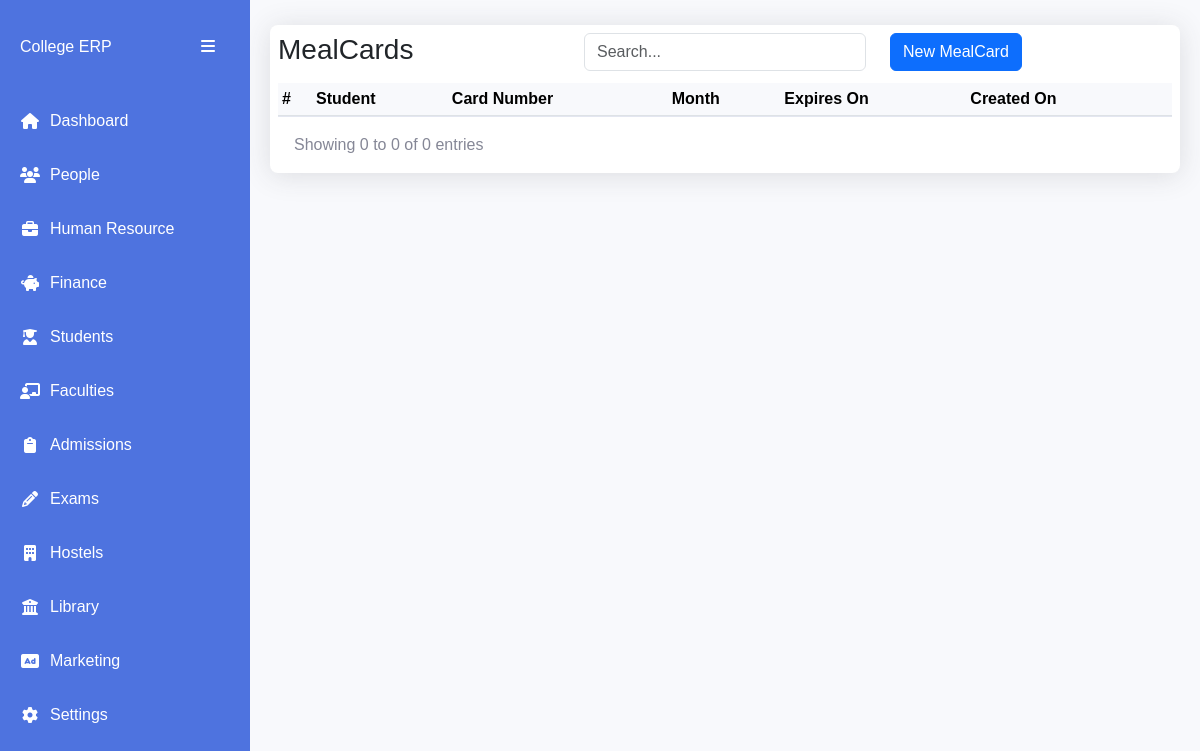
Before: /students/meal-cards/ with the older database file.
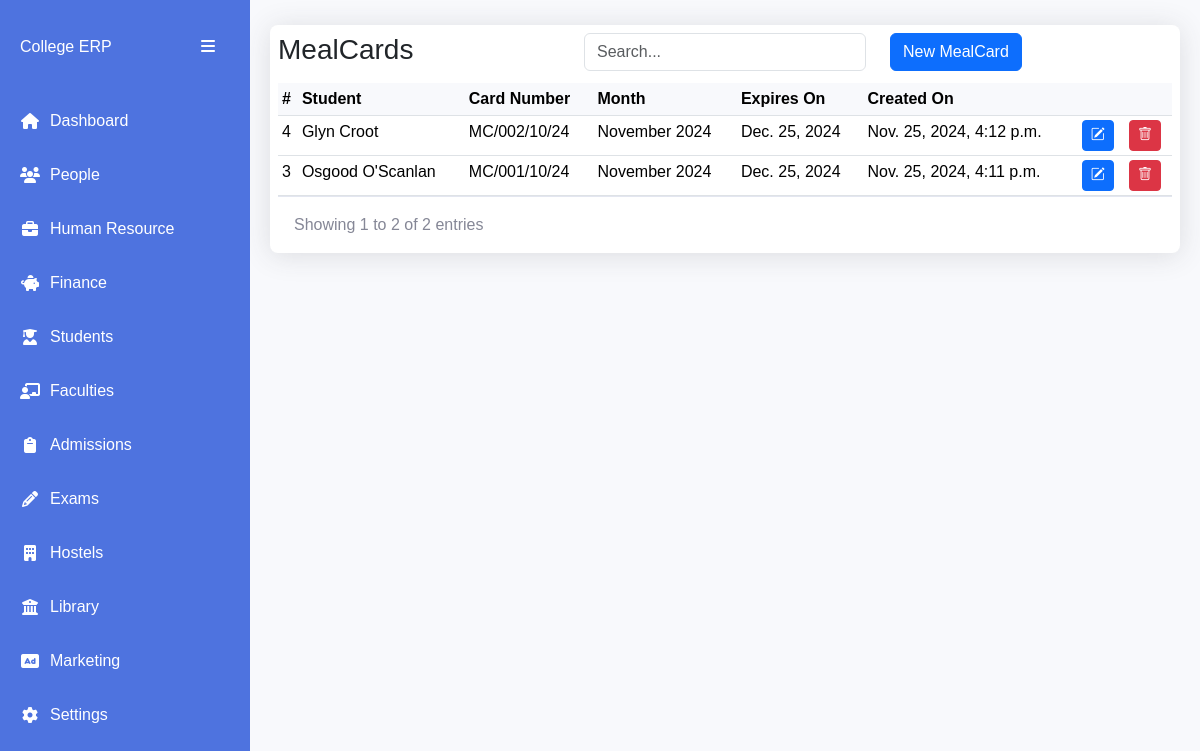
After: the same page with the newer database file.
### apps/students/models.py (models this page shows, shortened)
class MealCard(AbsoluteBaseModel):
    student = models.ForeignKey("students.Student", on_delete=models.CASCADE)
    card_number = models.CharField(max_length=255)
    month = models.CharField(max_length=255, choices=months, default=month_name)
    year = models.IntegerField(default=date_today.year)
    expiry_date = models.DateField()

class Student(AbsoluteBaseModel):
    user = models.OneToOneField("users.User", on_delete=models.CASCADE)
    registration_number = models.CharField(max_length=255)
    guardian_name = models.CharField(max_length=255, null=True)
    guardian_phone_number = models.CharField(max_length=255, null=True)
    guardian_relationship = models.CharField(max_length=255, null=True)
    guardian_email = models.EmailField(null=True)
    status = models.CharField(max_length=255, choices=STUDENT_STATUS_CHOICES)
    programme = models.ForeignKey(
        "schools.Programme", on_delete=models.SET_NULL, null=True
    )
    cohort = models.ForeignKey(
        "schools.ProgrammeCohort",
        on_delete=models.SET_NULL,
        null=True,
        related_name="cohortstudents",
    )
    hostel_room = models.ForeignKey(
        "hostels.HostelRoom", on_delete=models.SET_NULL, null=True
    )
    campus = models.ForeignKey("core.Campus", on_delete=models.SET_NULL, null=True)
    def __str__(self):
        return (
            f"{self.user.first_name} {self.user.last_name}: {self.registration_number}"
        )

### apps/users/models.py (models this page shows, shortened)
class User(AbstractUser, AbsoluteBaseModel):
    role = models.ForeignKey(UserRole, on_delete=models.CASCADE, null=True)
    gender = models.CharField(max_length=10, choices=GENDER_CHOICES)
    phone_number = models.CharField(max_length=255)
    id_number = models.CharField(max_length=255, null=True)
    passport_number = models.CharField(max_length=255, null=True)
    address = models.CharField(max_length=255, null=True)
    postal_code = models.CharField(max_length=255, null=True)
    city = models.CharField(max_length=255, null=True)
    state = models.CharField(max_length=255, null=True)
    country = models.CharField(max_length=255, null=True)
    date_of_birth = models.DateField(null=True)
    def name(self):
        return f"{self.first_name} {self.last_name}"

### apps/students/mealcards/views.py (the view)
# urls.py: path("meal-cards/", MealCardsListView.as_view(), name="meal-cards"),
class MealCardsListView(ListView):
    model = MealCard
    template_name = "mealcards/mealcards.html"
    context_object_name = "mealcards"
    paginate_by = 9
    students = Student.objects.all()
    def get_queryset(self):
        queryset = super().get_queryset()
        search_query = self.request.GET.get("search", "")
        if search_query:
            queryset = queryset.filter(
                Q(id__icontains=search_query)
                | Q(card_number__icontains=search_query)
                | Q(student__registration_number__icontains=search_query)
            )
        return queryset.order_by("-created_on")
    def get_context_data(self, **kwargs):
        context = super().get_context_data(**kwargs)
        context["search_query"] = self.request.GET.get("search", "")
        context["students"] = self.students
        context["months"] = MONTHS_LIST
        return context

### templates/mealcards/mealcards.html (shortened to what this page needs)
{% extends "base1.html" %}
{% block content %}
<div class="table-card">
    <div class="row py-2 px-2">
      <div class="col">
          <h3>MealCards</h3>
      </div>
      <div class="col">
          <input type="text" class="form-control" placeholder="Search..."
          id="searchInput" value="{{ search_query }}">
      </div>
      <div class="col">
        <button class="btn btn-primary" data-bs-toggle="modal" data-bs-target="#newMealCardModal">New MealCard</button>
      </div>
  </div>
      <div class="table-container px-2">
        <table class="table data-table table-sm">
          <thead>
            <tr>
              <th scope="col">#</th>
              <th scope="col">Student</th>
              <th scope="col">Card Number</th>
              <th scope="col">Month</th>
              <th scope="col">Expires On</th>
              <th scope="col">Created On</th>
              <th scope="col" colspan="2"></th>
            </tr>
          </thead>
          <tbody>
            {% for mealcard in mealcards %}
            <tr>
              <td>{{mealcard.id}}</td>
              <td>{{mealcard.student.user.name}}</td>
              <td>{{mealcard.card_number}}</td>
              <td>{{mealcard.month}} {{mealcard.year}}</td>
              <td>{{mealcard.expiry_date}}</td>
              <td>{{mealcard.created_on}}</td>
              <td><a class="btn btn-primary btn-sm" data-bs-toggle="modal" data-bs-target="#editMealCardModal{{ mealcard.id }}">
                <i class="bi bi-pencil-square"></i>
              </a></td>
              <td><a class="btn btn-danger btn-sm" data-bs-toggle="modal" data-bs-target="#deleteMealCardModal{{ mealcard.id }}">
                <i class="bi bi-trash"></i>
              </a></td>
            </tr>
            {% endfor %}
          </tbody>
        </table>
        <div class="table-footer">
          <div class="page-info">
              Showing
              {{ page_obj.start_index }}
              to
              {{ page_obj.end_index }}
              of
              {{ paginator.count }}
              entries
          </div>
      </div>
      </div>
{% endblock content %}

Changed rows visible on the page:
added MealCard: id "4", student.user.name "Glyn Croot", card_number "MC/002/10/24", month "November", year "2024", expiry_date "Dec. 25, 2024", created_on "Nov. 25, 2024, 4:12 p.m."
added MealCard: id "3", student.user.name "Osgood O'Scanlan", card_number "MC/001/10/24", month "November", year "2024", expiry_date "Dec. 25, 2024", created_on "Nov. 25, 2024, 4:11 p.m."
Other visible differences:
{{ page_obj.start_index }}: "0" → "1"
{{ page_obj.end_index }}: "0" → "2"
{{ paginator.count }}: "0" → "2"
